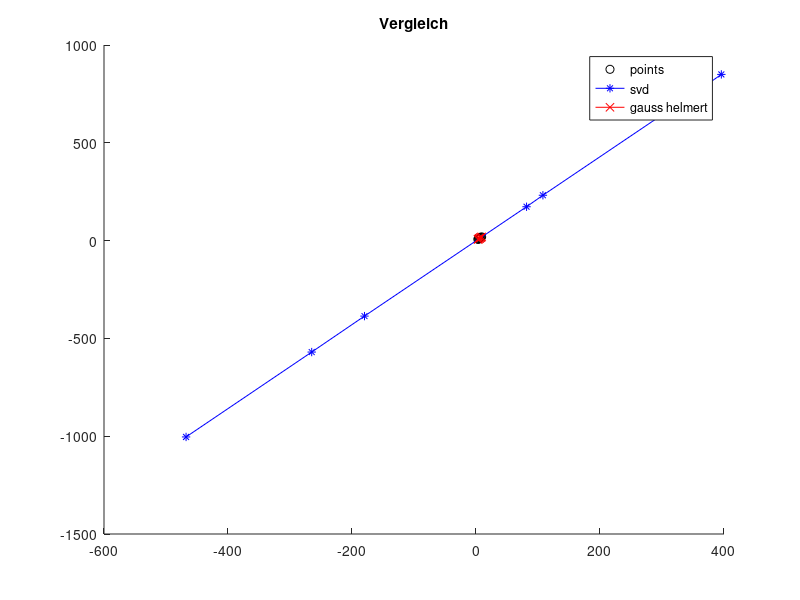

MATLAB code for this plot:
%% Initialisierung
clc
clear all
close all

%% Data
t = [3,4,5,6,7,8,9]';
h = [7,7,11,11,15,16,19]';
n = length(t);

A2 = t;
A1 = ones(7,1);
B = h;

%% Conditions control
% case 1
err = [1,1,1,1,1,1,1,1,1,1,1,1,1,1]';
err = [1,2,3,4,5,6,7,7,6,5,4,3,2,1]';
% case 2
% err = abs(randn(2*n,1));

% for gsvd
delta = [err(1:n), err(n+1:end)];
% case 1
C = delta' * delta;
% case 2
C = eye(2);
Rc = chol(C);
% Rc = Rc';

% for GHM
P = diag(err);

%% Step 1
% n1 = n2 = d = 1
H = [A1, A2, B];

[Q,R] = qr(H);
R11 = R(1,1);
R12 = R(1,2:3);
R22 = R(2:3,2:3);

%% Step 2
[T,W,V,~,~] = gsvd(R22,Rc);
sigma = gsvd(R22,Rc);

Z2 = V(:,1);
% Z2 = Z2 / norm(Z2);
Z1 = R11 \ (-R12) * Z2;

%% Step 3
Z = [Z1;Z2];

Y = Z(1:2);
Tao = Z(3);

X_dach_GSVD2 = -Y * inv(Tao);

R22_tilde = -R22 * Z2 * Z2';
R22_neu = R22 + R22_tilde;
R_neu = [R11,R12];
R_neu = [R_neu;zeros(2,1),R22_neu];
R_neu = [R_neu;zeros(4,3)];
H_neu = Q * R_neu;

t_svd = H_neu(:,2);
h_svd = H_neu(:,3);



%% GHM mit
% Naehrungswerte
t = [3,4,5,6,7,8,9]';
h = [7,7,11,11,15,16,19]';

A = [t,ones(7,1)];
x0 = (A' * A) \ A' * h; % a0,b0
y = [h;t];
y0 = [h;t];
x_dach = x0;

xmit = zeros(2,8);
xmit(:,1) = x0;

dx_dach = [1;1];
j = 1;
while norm(dx_dach) > 10e-5
    dy = -(y - y0);
    w0 = y(1:7) - x_dach(1) * y(8:14) - x_dach(2);
    A = [-y(1:7), -ones(7,1)];    
    B1 = eye(7);
    B2 = eye(7) * (-x_dach(1));
    Bt = [B1,B2];
    N = [Bt * inv(P) * Bt' ,-A;
    -A', zeros(2)];

    w = w0 + Bt * dy;
    k = [w;zeros(2,1)];
    L = N \ k;
    lambda = L(1:7);
    dx_dach = L(8:9);
    x_dach = x_dach + dx_dach;
    xmit(:,j+1) = x_dach;
    
    e = -inv(P) * Bt' * lambda;
    y0 = y + e;
    j = j+1;
end

t_dach_gh2 = y0(8:14);
h_dach_gh2 = y0(1:7);
x_GHMmit = x_dach;

figure
hold on
title("Vergleich")
plot(t,h,"ok");
plot(t_svd,h_svd,"*-","color",'b')
plot(t_dach_gh2,h_dach_gh2,'x-',"color",'r');
legend('points','svd','gauss helmert')